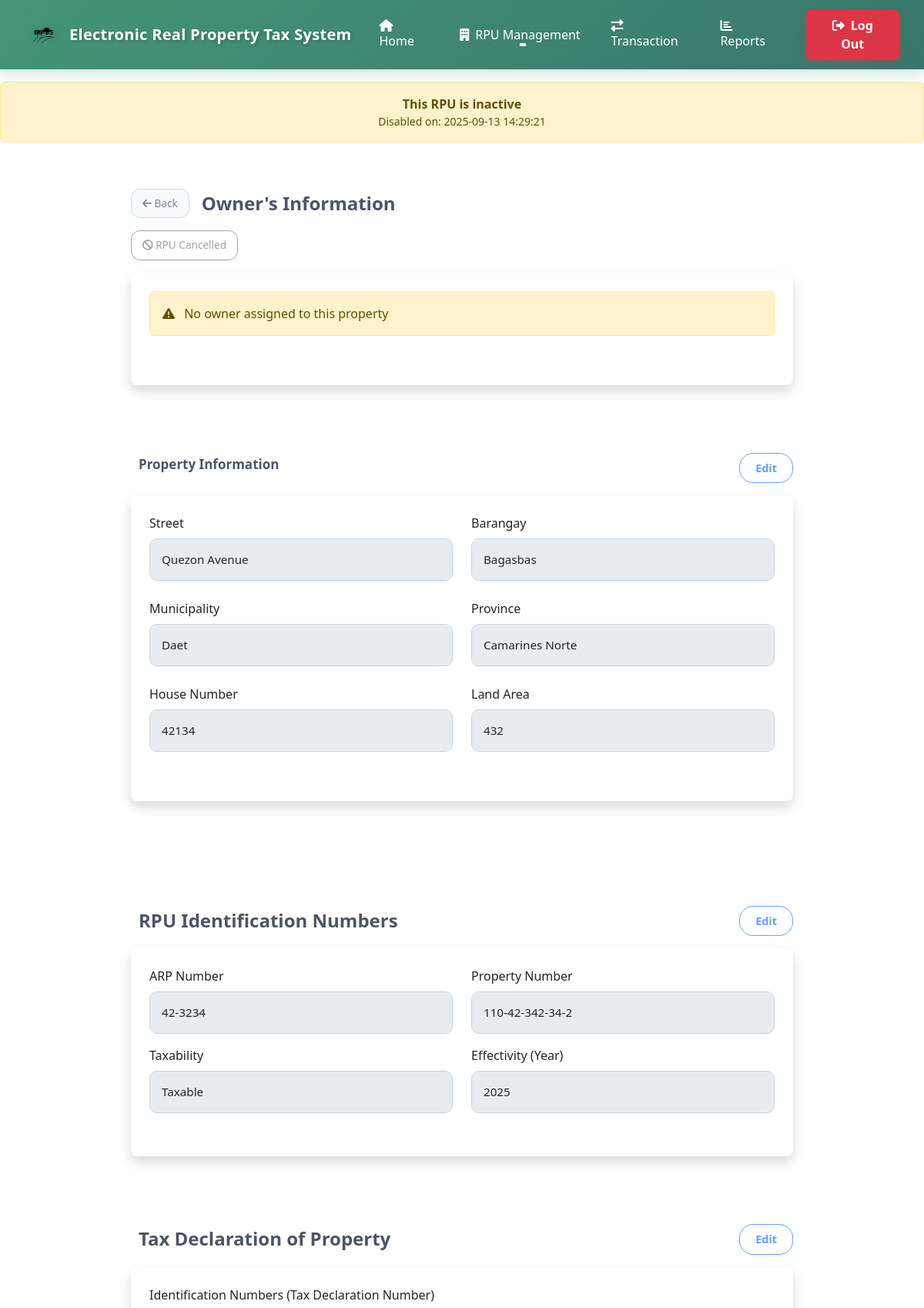
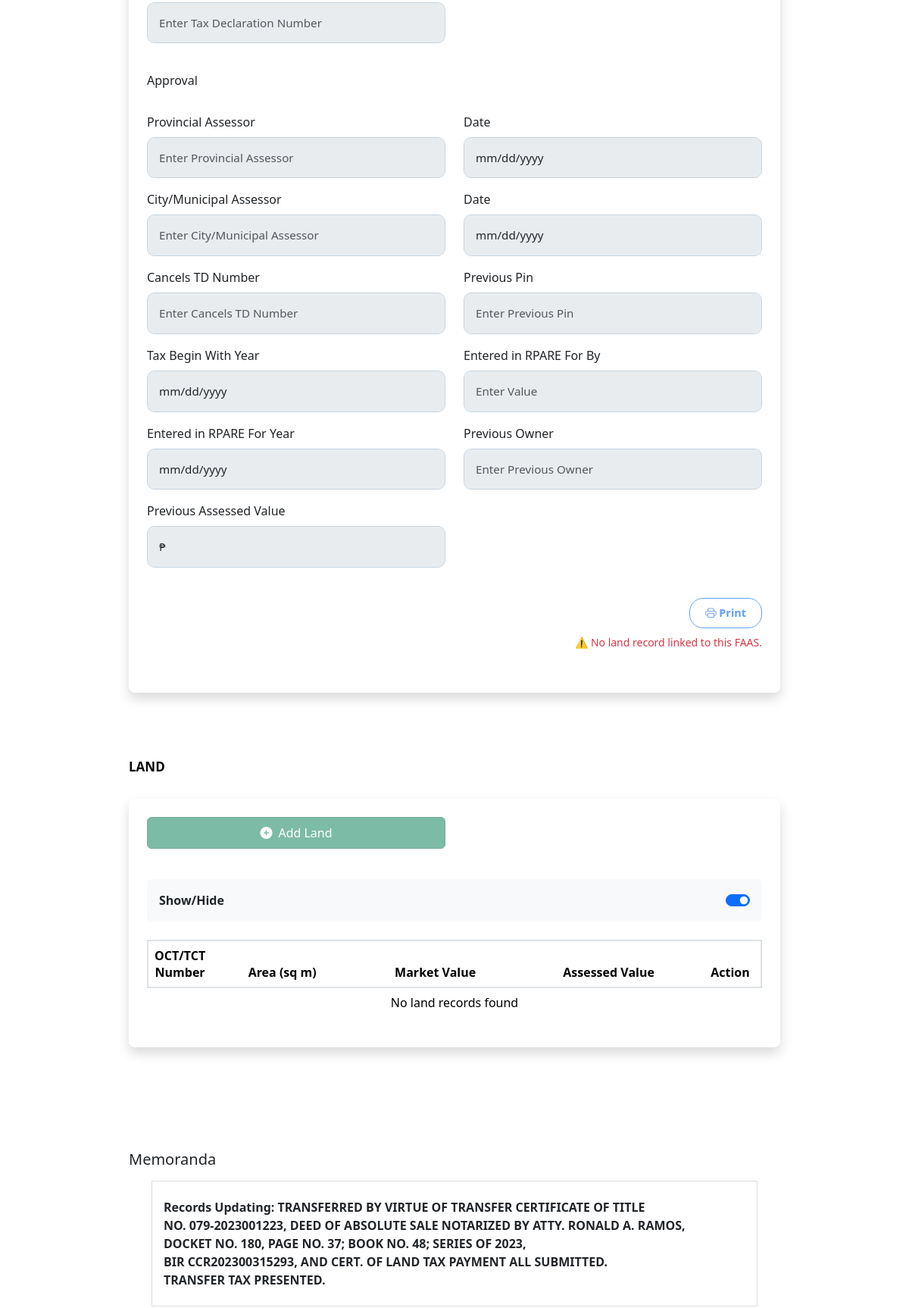
The page /FAAS.php?id=156 (upper part) on the database its author committed (2 pictures, top to bottom).
### tables this page shows
CREATE TABLE `p_info` (
  `p_id` int(50) NOT NULL,
  `house_no` int(10) NOT NULL,
  `block_no` int(10) NOT NULL,
  `province` varchar(30) NOT NULL,
  `city` varchar(30) NOT NULL,
  `district` varchar(30) NOT NULL,
  `barangay` varchar(30) NOT NULL,
  `street` varchar(50) NOT NULL,
  `house_tag_no` int(10) NOT NULL,
  `land_area` int(50) NOT NULL,
  `desc_land` varchar(50) NOT NULL,
  `documents` varchar(30) NOT NULL,
  `created_at` timestamp NOT NULL DEFAULT current_timestamp(),
  `updated_at` timestamp NOT NULL DEFAULT current_timestamp() ON UPDATE current_timestamp(),
  `is_active` tinyint(1) NOT NULL DEFAULT 1,
  `disabled_at` datetime DEFAULT NULL,
  `disabled_by` int(11) DEFAULT NULL
);

CREATE TABLE `rpu_idnum` (
  `rpu_id` int(50) NOT NULL,
  `arp` varchar(150) NOT NULL,
  `pin` varchar(13) DEFAULT NULL,
  `taxability` varchar(20) NOT NULL,
  `effectivity` varchar(255) NOT NULL,
  `faas_id` int(50) NOT NULL
);

### partials/property_info.php (the view, shortened to what this page needs)
<section class="container my-5" id="property-info-section">
    <div class="d-flex justify-content-between align-items-center mb-3">
        <h4 class="section-title">Property Information</h4>
        <button type="button" class="btn btn-outline-primary btn-sm"
                onclick="showEditPropertyModal()" <?= $disableButton ?>>
            Edit
        </button>
    </div>
    <div class="card border-0 shadow p-4 rounded-3">
        <form id="property-info">
            <div class="row">
                <div class="col-md-6 mb-4">
                    <label for="street" class="form-label">Street</label>
                    <input type="text" class="form-control" id="street"
                           value="<?= isset($property['street']) ? htmlspecialchars($property['street']) : '' ?>"
                           placeholder="Enter Street" disabled>
                </div>
                <div class="col-md-6 mb-4">
                    <label for="barangay" class="form-label">Barangay</label>
                    <input type="text" class="form-control" id="barangay"
                           value="<?= isset($property['barangay']) ? htmlspecialchars($property['barangay']) : '' ?>"
                           placeholder="Enter Barangay" disabled>
                </div>
                <div class="col-md-6 mb-4">
                    <label for="municipality" class="form-label">Municipality</label>
                    <input type="text" class="form-control" id="municipality"
                           value="<?= isset($property['city']) ? htmlspecialchars($property['city']) : '' ?>"
                           placeholder="Enter Municipality" disabled>
                </div>
                <div class="col-md-6 mb-4">
                    <label for="province" class="form-label">Province</label>
                    <input type="text" class="form-control" id="province"
                           value="<?= isset($property['province']) ? htmlspecialchars($property['province']) : '' ?>"
                           placeholder="Enter Province" disabled>
                </div>
                <div class="col-md-6 mb-4">
                    <label for="houseNumber" class="form-label">House Number</label>
                    <input type="text" class="form-control" id="houseNumber"
                           value="<?= isset($property['house_no']) ? htmlspecialchars($property['house_no']) : '' ?>"
                           placeholder="Enter House Number" disabled>
                </div>
                <div class="col-md-6 mb-4">
                    <label for="landArea" class="form-label">Land Area</label>
                    <input type="text" class="form-control" id="landArea"
                           value="<?= isset($property['land_area']) ? htmlspecialchars($property['land_area']) : '' ?>"
                           placeholder="Enter Land Area" disabled>
                </div>
            </div>
        </form>
    </div>
</section>

### FAAS.php (shortened to what this page needs)
<?php
$conn = Database::getInstance();
$property_id = isset($_GET['id']) ? intval($_GET['id']) : null;
function fetchProperty($conn, $p_id)
{
  $sql = "SELECT p.p_id, p.house_no, p.block_no, p.province, p.city, p.district,
                   p.barangay, p.street, p.house_tag_no, p.land_area, p.desc_land,
                   p.documents, p.created_at, p.updated_at, p.is_active,
                   p.disabled_at, p.disabled_by
            FROM p_info p WHERE p.p_id = ?";
  $stmt = $conn->prepare($sql);
  $stmt->bind_param("i", $p_id);
  $stmt->execute();
  return $stmt->get_result()->fetch_assoc();
}
function fetchRPUDetails($conn, $property_id)
{
  $stmt = $conn->prepare("SELECT rpu_idno FROM faas WHERE pro_id = ?");
  $stmt->bind_param("i", $property_id);
  $stmt->execute();
  $rpu_id = $stmt->get_result()->fetch_assoc()['rpu_idno'] ?? null;
  $stmt = $conn->prepare("SELECT arp, pin, taxability, effectivity FROM rpu_idnum WHERE rpu_id = ?");
  $stmt->bind_param("i", $rpu_id);
  $stmt->execute();
  return $stmt->get_result()->fetch_assoc();
}
$property = null;
$rpu_details = null;
$is_active = 1;
$disabled_at = null;
if ($property_id) {
  $property = fetchProperty($conn, $property_id);
  $is_active = $property['is_active'] ?? 1;
  $disabled_at = $property['disabled_at'] ?? null;
  $rpu_details = fetchRPUDetails($conn, $property_id);
}
$disableButton = ($is_active == 0) ? 'disabled' : '';
?>
<!doctype html>
<html lang="en">
<head>
  <link href="https://cdn.jsdelivr.net/npm/bootstrap@5.3.3/dist/css/bootstrap.min.css" rel="stylesheet">
  <link href="https://cdn.jsdelivr.net/npm/bootstrap-icons@1.11.3/font/bootstrap-icons.css" rel="stylesheet">
  <link rel="stylesheet" href="https://cdnjs.cloudflare.com/ajax/libs/font-awesome/6.4.0/css/all.min.css">
  <link rel="stylesheet" href="main_layout.css">
  <link rel="stylesheet" href="FAAS.css">
  <link rel="stylesheet" href="header.css">
</head>
<body>
  <?php include 'header.php'; ?>
  <?php if ($is_active == 0): ?>
    <div class="alert alert-warning text-center my-3">
      <strong>This RPU is inactive</strong><br>
      <small>Disabled on: <?= htmlspecialchars($disabled_at) ?></small>
    </div>
  <?php endif; ?>
  <?php include 'partials/owner_info.php'; ?>
  <?php include 'partials/property_info.php'; ?>
  <?php include 'partials/rpu_identification.php'; ?>
  <?php include 'partials/tax_declaration.php'; ?>
  <?php include 'partials/land_section.php'; ?>
  <?php include 'partials/memoranda.php'; ?>
</body>
</html>

### partials/rpu_identification.php (shortened to what this page needs)
<section class="container mt-5" id="rpu-identification-section">
    <div class="d-flex justify-content-between align-items-center mb-3">
        <h4 class="mb-0">RPU Identification Numbers</h4>
        <button type="button" class="btn btn-outline-primary btn-sm" id="editRPUButton" onclick="toggleEdit()"
            <?= $disableButton ?>>
            Edit
        </button>
    </div>
    <div class="card border-0 shadow p-4 rounded-3">
        <form>
            <div class="row">
                <div class="col-md-6 mb-3">
                    <label for="arpNumber" class="form-label">ARP Number</label>
                    <input type="text" class="form-control" id="arpNumber" placeholder="Enter ARP Number"
                        value="<?= isset($rpu_details['arp']) ? htmlspecialchars($rpu_details['arp']) : '' ?>" disabled>
                </div>
                <div class="col-md-6 mb-3">
                    <label for="propertyNumber" class="form-label">Property Number</label>
                    <input type="text" class="form-control" id="propertyNumber" placeholder="Enter Property Number"
                        maxlength="17"
                        value="<?= isset($rpu_details['pin']) ? htmlspecialchars($rpu_details['pin']) : '' ?>" disabled>
                </div>
                <div class="col-md-6 mb-3">
                    <label for="taxability" class="form-label">Taxability</label>
                    <select class="form-control" id="taxability" disabled>
                        <option value="taxable" <?= (isset($rpu_details['taxability']) && $rpu_details['taxability'] === 'taxable') ? 'selected' : '' ?>>
                            Taxable
                        </option>
                    </select>
                </div>
                <div class="col-md-6 mb-3">
                    <label for="effectivity" class="form-label">Effectivity (Year)</label>
                    <input type="number" class="form-control" id="effectivity" min="1900" max="2100" step="1"
                        placeholder="Enter Effectivity Year"
                        value="<?= isset($rpu_details['effectivity']) ? htmlspecialchars($rpu_details['effectivity']) : '' ?>"
                        disabled>
                </div>
            </div>
        </form>
    </div>
</section>

### main_layout.css (style rules this page uses)
section { margin-block: 20px 20px; }
html, body { height: 100%; margin: 0; }
body { display: flex; padding-top: 70px; flex-direction: column; }

### FAAS.css (style rules this page uses)
.container { max-width: 900px; margin: 0 auto; padding: 20px; }
.form-control { border-radius: 10px; border: 1px solid #c4d3df; background-color: #ffffff; padding: 15px; font-size: 0.95em; transition: all 0.3s ease; }
.btn-outline-primary { color: #6699cc; border-color: #6699cc; border-radius: 18px; font-weight: 600; padding: 8px 20px; font-size: 0.9em; transition: background-color 0.3s ease; }
.container { max-width: 900px; }
.d-flex.align-items-center.mb-3 h4 { margin-left: 10px; font-weight: 600; color: #4a5568; }

### header.css (style rules this page uses)
.section-title { font-size: 1.0625rem; font-weight: 700; color: #050505; }

### rows shown on the page
p_info: disabled_at "2025-09-13 14:29:21", street "Quezon Avenue", barangay "Bagasbas", city "Daet", province "Camarines Norte", house_no "42134", land_area "432"
rpu_idnum: arp "42-3234", pin "110-42-342-34-2", taxability "Taxable", effectivity "2025"
